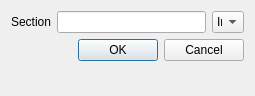
<?xml version="1.0" encoding="UTF-8"?>
<ui version="4.0">
 <class>Dialog</class>
 <widget class="QDialog" name="Dialog">
  <property name="geometry">
   <rect>
    <x>0</x>
    <y>0</y>
    <width>255</width>
    <height>96</height>
   </rect>
  </property>
  <property name="windowTitle">
   <string>Dialog</string>
  </property>
  <layout class="QFormLayout" name="formLayout">
   <item row="0" column="0">
    <widget class="QLabel" name="sectionLabel">
     <property name="text">
      <string>Section</string>
     </property>
    </widget>
   </item>
   <item row="0" column="1">
    <layout class="QHBoxLayout" name="horizontalLayout">
     <item>
      <widget class="QLineEdit" name="sectionLineEdit"/>
     </item>
     <item>
      <widget class="QComboBox" name="sectionComboBox">
       <property name="enabled">
        <bool>true</bool>
       </property>
       <property name="maximumSize">
        <size>
         <width>32</width>
         <height>32</height>
        </size>
       </property>
       <item>
        <property name="text">
         <string>Intro</string>
        </property>
       </item>
       <item>
        <property name="text">
         <string>Verse</string>
        </property>
       </item>
       <item>
        <property name="text">
         <string>Pre-Chorus</string>
        </property>
       </item>
       <item>
        <property name="text">
         <string>Chorus</string>
        </property>
       </item>
       <item>
        <property name="text">
         <string>Bridge</string>
        </property>
       </item>
       <item>
        <property name="text">
         <string>Outro</string>
        </property>
       </item>
       <item>
        <property name="text">
         <string>Custom</string>
        </property>
       </item>
      </widget>
     </item>
    </layout>
   </item>
   <item row="1" column="0" colspan="2">
    <widget class="QDialogButtonBox" name="buttonBox">
     <property name="orientation">
      <enum>Qt::Horizontal</enum>
     </property>
     <property name="standardButtons">
      <set>QDialogButtonBox::Cancel|QDialogButtonBox::Ok</set>
     </property>
    </widget>
   </item>
  </layout>
 </widget>
 <resources/>
 <connections>
  <connection>
   <sender>buttonBox</sender>
   <signal>accepted()</signal>
   <receiver>Dialog</receiver>
   <slot>accept()</slot>
   <hints>
    <hint type="sourcelabel">
     <x>248</x>
     <y>254</y>
    </hint>
    <hint type="destinationlabel">
     <x>157</x>
     <y>274</y>
    </hint>
   </hints>
  </connection>
  <connection>
   <sender>buttonBox</sender>
   <signal>rejected()</signal>
   <receiver>Dialog</receiver>
   <slot>reject()</slot>
   <hints>
    <hint type="sourcelabel">
     <x>316</x>
     <y>260</y>
    </hint>
    <hint type="destinationlabel">
     <x>286</x>
     <y>274</y>
    </hint>
   </hints>
  </connection>
 </connections>
</ui>
